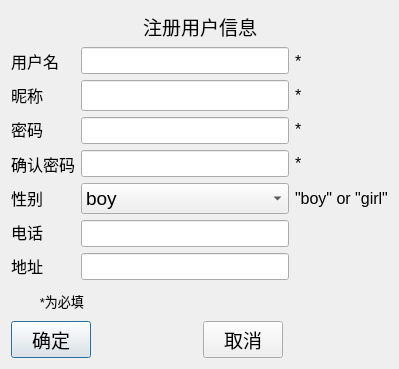
<?xml version="1.0" encoding="UTF-8"?>
<ui version="4.0">
 <class>Register</class>
 <widget class="QDialog" name="Register">
  <property name="geometry">
   <rect>
    <x>0</x>
    <y>0</y>
    <width>399</width>
    <height>369</height>
   </rect>
  </property>
  <property name="font">
   <font>
    <pointsize>14</pointsize>
   </font>
  </property>
  <property name="windowTitle">
   <string>注册帐号</string>
  </property>
  <layout class="QGridLayout" name="gridLayout_2">
   <item row="0" column="0">
    <layout class="QGridLayout" name="gridLayout">
     <item row="0" column="0">
      <layout class="QHBoxLayout" name="horizontalLayout_3">
       <item>
        <spacer name="horizontalSpacer_4">
         <property name="orientation">
          <enum>Qt::Horizontal</enum>
         </property>
         <property name="sizeHint" stdset="0">
          <size>
           <width>40</width>
           <height>20</height>
          </size>
         </property>
        </spacer>
       </item>
       <item>
        <widget class="QLabel" name="label">
         <property name="text">
          <string>注册用户信息</string>
         </property>
        </widget>
       </item>
       <item>
        <spacer name="horizontalSpacer_5">
         <property name="orientation">
          <enum>Qt::Horizontal</enum>
         </property>
         <property name="sizeHint" stdset="0">
          <size>
           <width>40</width>
           <height>20</height>
          </size>
         </property>
        </spacer>
       </item>
      </layout>
     </item>
     <item row="1" column="0">
      <layout class="QHBoxLayout" name="horizontalLayout">
       <item>
        <layout class="QVBoxLayout" name="verticalLayout">
         <item>
          <widget class="QLabel" name="label_2">
           <property name="font">
            <font>
             <pointsize>12</pointsize>
            </font>
           </property>
           <property name="text">
            <string>用户名</string>
           </property>
          </widget>
         </item>
         <item>
          <widget class="QLabel" name="label_14">
           <property name="font">
            <font>
             <pointsize>12</pointsize>
            </font>
           </property>
           <property name="text">
            <string>昵称</string>
           </property>
          </widget>
         </item>
         <item>
          <widget class="QLabel" name="label_3">
           <property name="font">
            <font>
             <pointsize>12</pointsize>
            </font>
           </property>
           <property name="text">
            <string>密码</string>
           </property>
          </widget>
         </item>
         <item>
          <widget class="QLabel" name="label_4">
           <property name="font">
            <font>
             <pointsize>12</pointsize>
            </font>
           </property>
           <property name="text">
            <string>确认密码</string>
           </property>
          </widget>
         </item>
         <item>
          <widget class="QLabel" name="label_5">
           <property name="font">
            <font>
             <pointsize>12</pointsize>
            </font>
           </property>
           <property name="text">
            <string>性别</string>
           </property>
          </widget>
         </item>
         <item>
          <widget class="QLabel" name="label_6">
           <property name="font">
            <font>
             <pointsize>12</pointsize>
            </font>
           </property>
           <property name="text">
            <string>电话</string>
           </property>
          </widget>
         </item>
         <item>
          <widget class="QLabel" name="label_7">
           <property name="font">
            <font>
             <pointsize>12</pointsize>
            </font>
           </property>
           <property name="text">
            <string>地址</string>
           </property>
          </widget>
         </item>
        </layout>
       </item>
       <item>
        <layout class="QVBoxLayout" name="verticalLayout_2">
         <item>
          <widget class="QLineEdit" name="leUsername">
           <property name="font">
            <font>
             <pointsize>12</pointsize>
            </font>
           </property>
          </widget>
         </item>
         <item>
          <widget class="QLineEdit" name="leNiName"/>
         </item>
         <item>
          <widget class="QLineEdit" name="lePasswd">
           <property name="font">
            <font>
             <pointsize>12</pointsize>
            </font>
           </property>
           <property name="echoMode">
            <enum>QLineEdit::Password</enum>
           </property>
          </widget>
         </item>
         <item>
          <widget class="QLineEdit" name="leConfimPasswd">
           <property name="font">
            <font>
             <pointsize>12</pointsize>
            </font>
           </property>
           <property name="echoMode">
            <enum>QLineEdit::Password</enum>
           </property>
          </widget>
         </item>
         <item>
          <widget class="QComboBox" name="cbxSex">
           <item>
            <property name="text">
             <string>boy</string>
            </property>
           </item>
           <item>
            <property name="text">
             <string>girl</string>
            </property>
           </item>
          </widget>
         </item>
         <item>
          <widget class="QLineEdit" name="lePhoneNum">
           <property name="font">
            <font>
             <pointsize>12</pointsize>
            </font>
           </property>
          </widget>
         </item>
         <item>
          <widget class="QLineEdit" name="leAddress">
           <property name="font">
            <font>
             <pointsize>12</pointsize>
            </font>
           </property>
          </widget>
         </item>
        </layout>
       </item>
       <item>
        <layout class="QVBoxLayout" name="verticalLayout_3">
         <item>
          <widget class="QLabel" name="label_9">
           <property name="font">
            <font>
             <pointsize>12</pointsize>
            </font>
           </property>
           <property name="text">
            <string>*</string>
           </property>
          </widget>
         </item>
         <item>
          <widget class="QLabel" name="label_15">
           <property name="font">
            <font>
             <pointsize>12</pointsize>
            </font>
           </property>
           <property name="text">
            <string>*</string>
           </property>
          </widget>
         </item>
         <item>
          <widget class="QLabel" name="label_10">
           <property name="font">
            <font>
             <pointsize>12</pointsize>
            </font>
           </property>
           <property name="text">
            <string>*</string>
           </property>
          </widget>
         </item>
         <item>
          <widget class="QLabel" name="label_11">
           <property name="font">
            <font>
             <pointsize>12</pointsize>
            </font>
           </property>
           <property name="text">
            <string>*</string>
           </property>
          </widget>
         </item>
         <item>
          <widget class="QLabel" name="label_8">
           <property name="font">
            <font>
             <pointsize>12</pointsize>
            </font>
           </property>
           <property name="text">
            <string>&quot;boy&quot; or &quot;girl&quot;</string>
           </property>
          </widget>
         </item>
         <item>
          <widget class="QLabel" name="label_12">
           <property name="text">
            <string/>
           </property>
          </widget>
         </item>
         <item>
          <widget class="QLabel" name="label_13">
           <property name="text">
            <string/>
           </property>
          </widget>
         </item>
        </layout>
       </item>
      </layout>
     </item>
     <item row="2" column="0">
      <widget class="QLabel" name="label_16">
       <property name="font">
        <font>
         <pointsize>10</pointsize>
        </font>
       </property>
       <property name="text">
        <string>        *为必填</string>
       </property>
      </widget>
     </item>
     <item row="3" column="0">
      <layout class="QHBoxLayout" name="horizontalLayout_2">
       <item>
        <widget class="QPushButton" name="btnOk">
         <property name="text">
          <string>确定</string>
         </property>
        </widget>
       </item>
       <item>
        <spacer name="horizontalSpacer">
         <property name="orientation">
          <enum>Qt::Horizontal</enum>
         </property>
         <property name="sizeHint" stdset="0">
          <size>
           <width>40</width>
           <height>20</height>
          </size>
         </property>
        </spacer>
       </item>
       <item>
        <widget class="QPushButton" name="btnQuit">
         <property name="text">
          <string>取消</string>
         </property>
        </widget>
       </item>
       <item>
        <spacer name="horizontalSpacer_3">
         <property name="orientation">
          <enum>Qt::Horizontal</enum>
         </property>
         <property name="sizeHint" stdset="0">
          <size>
           <width>40</width>
           <height>20</height>
          </size>
         </property>
        </spacer>
       </item>
      </layout>
     </item>
    </layout>
   </item>
  </layout>
 </widget>
 <resources/>
 <connections/>
</ui>
